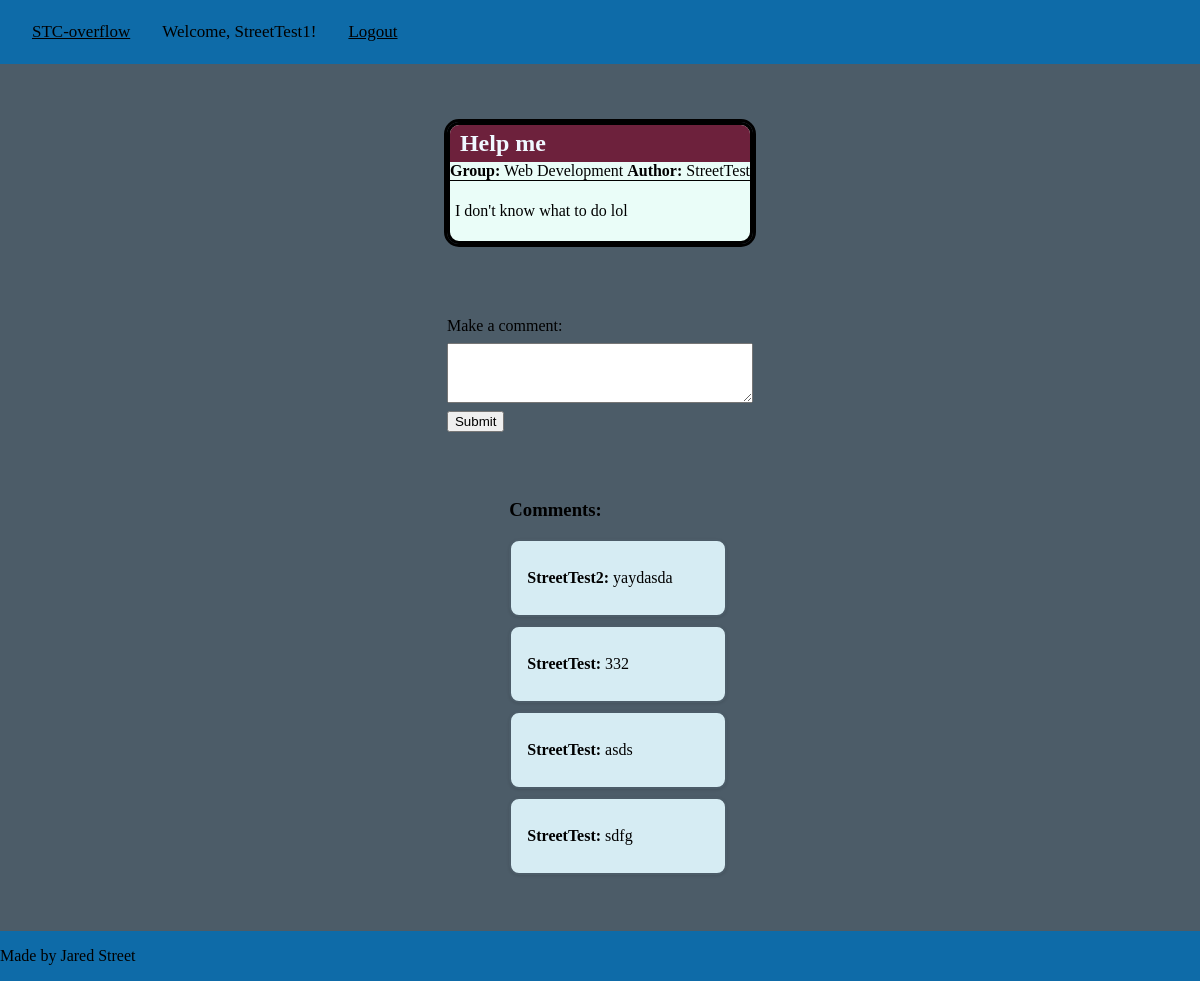
/STC-overflow/index.php?action=view_post&id=1 (signed in), run on the app's committed database.
### tables this page shows
CREATE TABLE IF NOT EXISTS `posts` (
  `id` int NOT NULL AUTO_INCREMENT,
  `user_id` int NOT NULL,
  `forum_group` varchar(255) NOT NULL,
  `title` varchar(255) NOT NULL,
  `content` text NOT NULL,
  `created_at` timestamp NULL DEFAULT CURRENT_TIMESTAMP,
  PRIMARY KEY (`id`),
  KEY `user_id` (`user_id`)
);

CREATE TABLE IF NOT EXISTS `users` (
  `id` int NOT NULL AUTO_INCREMENT,
  `username` varchar(50) NOT NULL,
  `email` varchar(191) NOT NULL,
  `password` varchar(255) NOT NULL,
  `created_at` timestamp NULL DEFAULT CURRENT_TIMESTAMP,
  `remember_token` varchar(255) DEFAULT NULL,
  PRIMARY KEY (`id`),
  UNIQUE KEY `username` (`username`),
  UNIQUE KEY `email` (`email`)
);

CREATE TABLE IF NOT EXISTS `comments` (
  `id` int NOT NULL AUTO_INCREMENT,
  `post_id` int NOT NULL,
  `user_id` int NOT NULL,
  `content` text NOT NULL,
  `created_at` timestamp NULL DEFAULT CURRENT_TIMESTAMP,
  PRIMARY KEY (`id`),
  KEY `post_id` (`post_id`),
  KEY `user_id` (`user_id`)
);

### STC-overflow/controllers/PostViewController.php (called while the page is built, shortened)
<?php
require_once('model/postDb.php');
require_once('model/db.php');
require_once('model/commentDb.php');
$id = filter_input(INPUT_GET, 'id', FILTER_SANITIZE_NUMBER_INT);
$postModel = new Post();
$commentModel = new Comment();
$post = $postModel->getPostById($id, $db);
$comments = $commentModel->getCommentsByPost($id, $db);
require 'view/post.php';
?>

### STC-overflow/model/postDb.php (called while the page is built, shortened)
<?php
class Post {
    function getPostById($id, $db) {
        try {
            $stmt = $db->prepare("
                SELECT posts.id, posts.user_id, users.username, posts.forum_group, posts.title, posts.content
                FROM posts
                JOIN users ON posts.user_id = users.id
                WHERE posts.id = ?
            ");
            $stmt->execute([$id]);
            return $stmt->fetch(PDO::FETCH_ASSOC);
        } catch (PDOException $e) {
            error_log("DB error: " . $e->getMessage());
            return false;
        }
    }
}
?>

### STC-overflow/model/commentDb.php (called while the page is built, shortened)
<?php
class Comment {
    function getCommentsByPost($post_id, $db) {
        try {
            $stmt = $db->prepare("
                SELECT comments.content, comments.created_at, users.username
                FROM comments
                JOIN users ON comments.user_id = users.id
                WHERE comments.post_id = ?
                ORDER BY comments.created_at ASC
            ");
            $stmt->execute([$post_id]);
            return $stmt->fetchAll(PDO::FETCH_ASSOC);
        } catch (PDOException $e) {
            error_log("DB error: " . $e->getMessage());
            return false;
        }
    }
}
?>

### STC-overflow/view/post.php (the view, shortened to what this page needs)
<div class="page-content-vert">
    <div class="post-card">
        <h3 class="post-title"><?php echo htmlspecialchars($post['title']); ?></h3>
        <p class="post-info">
            <strong>Group:</strong> <?php echo htmlspecialchars($post['forum_group']); ?>
            <strong>Author:</strong> <?php echo htmlspecialchars($post['username']); ?>
        </p>
        <p class="post-content"><?php echo htmlspecialchars($post['content']); ?></p>
    </div>
    <form action="?action=submit_comment" method="POST" class="comment-form">
        <label for="content">Make a comment:</label>
        <textarea name="content" required></textarea>
        <input type="submit" value="Submit">
    </form>
    <div class="comment-container">
        <h3>Comments:</h3>
        <?php foreach ($comments as $comment): ?>
            <div class="comment">
                <p><strong><?= htmlspecialchars($comment['username']) ?>:</strong> <?= nl2br(htmlspecialchars($comment['content'])) ?></p>
            </div>
        <?php endforeach; ?>
    </div>
</div>

### STC-overflow/styles/styles.css (style rules this page uses)
html, body { height: 100%; margin: 0; display: flex; flex-direction: column; }
body { background-color: #4C5C68; }
.page-content-vert { margin: 2rem auto; display: flex; flex: 1; flex-direction: column; align-items: center; gap: 2rem; padding: 1rem; }
.post-card { border: 3px solid black; border-radius: 12px; overflow: hidden; background-color: #eafdf8; margin-bottom: 25px; max-width: 600px; margin-inline: auto; margin-top: 10px; }
.post-title { background-color: #6d213c; color: #f0f8ff; padding: 5px 10px; font-size: 1.5em; font-weight: bold; margin: 0; }
.post-content { padding: 5px; color: black; font-size: 1em; word-wrap: break-word; overflow-wrap: break-word; }
.post-info { padding: 0; margin: 0; border-bottom: 1px solid black; }
.post-card { display: block; outline: 3px solid black; }
.comment-form { display: flex; flex-direction: column; gap: 0.5rem; align-items: flex-start; width: 100%; max-width: 500px; margin: 1rem 0; }
.comment-form textarea { width: 100%; min-height: 60px; }
.comment { background-color: #d6ecf3; border: 2px solid #4c5c68; border-radius: 10px; padding: 0.75rem 1rem; margin: 0.5rem 0; width: 100%; max-width: 500px; box-shadow: 0 1px 3px rgba(0, 0, 0, 0.1); }

### data on the page
posts: title "Help me", forum_group "Web Development", user.username "StreetTest", content "I don't know what to do lol"
comments: user.username "StreetTest2", content "yaydasda"
comments: user.username "StreetTest", content "332"
comments: user.username "StreetTest", content "asds"
comments: user.username "StreetTest", content "sdfg"

### other printed values
$_SESSION['username'] "StreetTest1"
